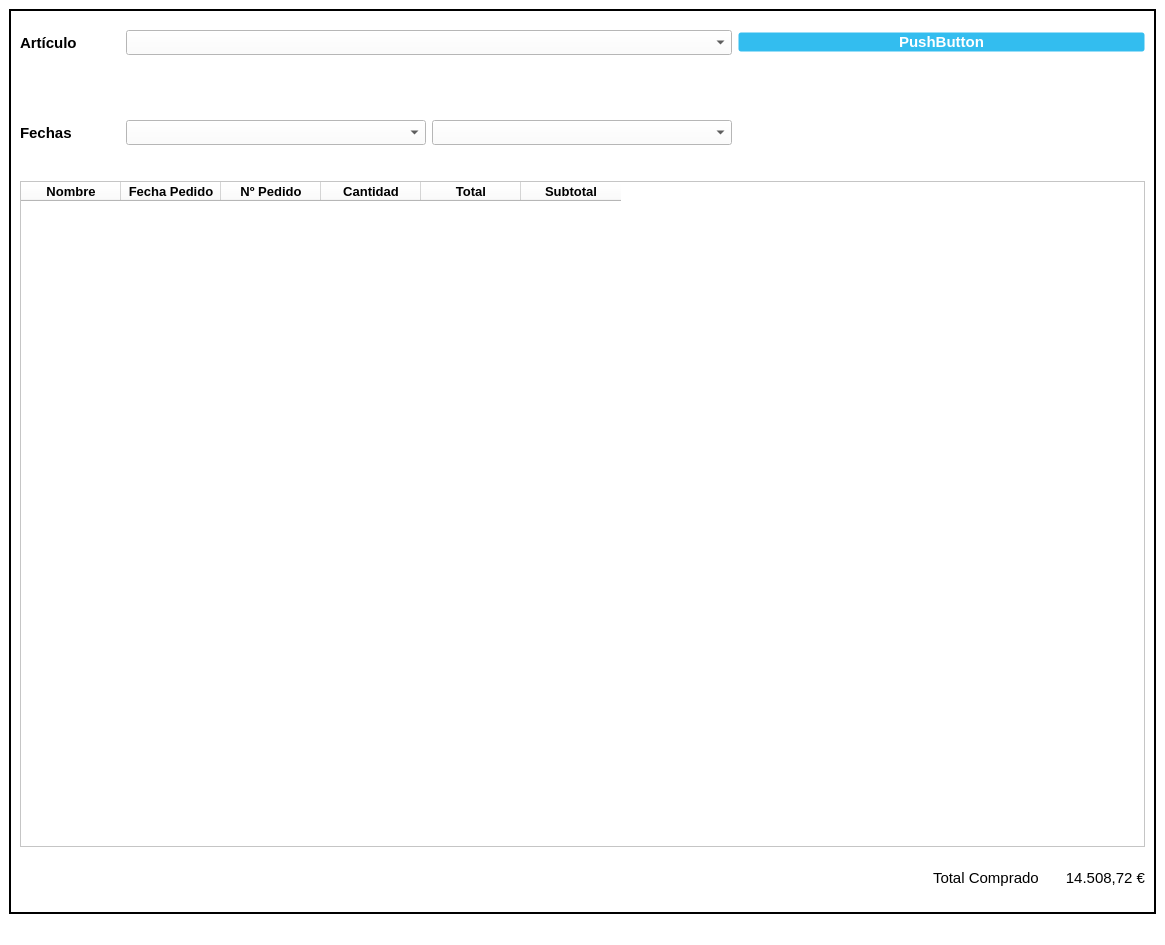
<?xml version="1.0" encoding="UTF-8"?>
<ui version="4.0">
 <class>ReportPurRefDate_Window</class>
 <widget class="QMainWindow" name="ReportPurRefDate_Window">
  <property name="geometry">
   <rect>
    <x>0</x>
    <y>0</y>
    <width>1165</width>
    <height>945</height>
   </rect>
  </property>
  <property name="minimumSize">
   <size>
    <width>1165</width>
    <height>945</height>
   </size>
  </property>
  <property name="windowTitle">
   <string>Resumen Cliente</string>
  </property>
  <property name="windowIcon">
   <iconset>
    <normaloff>//nas01/DATOS/Comunes/EIPSA-ERP/Resources/Iconos/icon.ico</normaloff>//nas01/DATOS/Comunes/EIPSA-ERP/Resources/Iconos/icon.ico</iconset>
  </property>
  <property name="styleSheet">
   <string notr="true">QWidget {
background-color: rgb(255, 255, 255);
}

.QFrame {
	border: 2px solid black;
}

QPushButton {
background-color: #33bdef;
  border: 1px solid transparent;
  border-radius: 3px;
  color: #fff;
  font-family: -apple-system,system-ui,&quot;Segoe UI&quot;,&quot;Liberation Sans&quot;,sans-serif;
  font-size: 15px;
  font-weight: 800;
  line-height: 1.15385;
  margin: 0;
  outline: none;
  padding: 8px .8em;
  text-align: center;
  text-decoration: none;
  vertical-align: baseline;
  white-space: nowrap;
}

QPushButton:hover {
	background-color: #019ad2;
	border-color: rgb(0, 0, 0);
}

QPushButton:focus {
	background-color: #019ad2;
	border-color: rgb(0, 0, 0);
}

QPushButton:pressed {
	background-color: rgb(1, 140, 190);
	border-color: rgb(255, 255, 255)
}

QPushButton:focus:pressed {
    background-color: rgb(1, 140, 190);
    border-color: rgb(255, 255, 255);
}</string>
  </property>
  <widget class="QWidget" name="centralwidget">
   <layout class="QGridLayout" name="gridLayout">
    <item row="0" column="0">
     <widget class="QFrame" name="frame">
      <property name="minimumSize">
       <size>
        <width>1145</width>
        <height>860</height>
       </size>
      </property>
      <property name="frameShape">
       <enum>QFrame::StyledPanel</enum>
      </property>
      <property name="frameShadow">
       <enum>QFrame::Raised</enum>
      </property>
      <layout class="QGridLayout" name="gridLayout_2">
       <item row="3" column="0">
        <spacer name="vSpacer3">
         <property name="orientation">
          <enum>Qt::Vertical</enum>
         </property>
         <property name="sizeType">
          <enum>QSizePolicy::Fixed</enum>
         </property>
         <property name="sizeHint" stdset="0">
          <size>
           <width>20</width>
           <height>30</height>
          </size>
         </property>
        </spacer>
       </item>
       <item row="6" column="0">
        <layout class="QHBoxLayout" name="horizontalLayout">
         <item>
          <spacer name="horizontalSpacer">
           <property name="orientation">
            <enum>Qt::Horizontal</enum>
           </property>
           <property name="sizeHint" stdset="0">
            <size>
             <width>40</width>
             <height>20</height>
            </size>
           </property>
          </spacer>
         </item>
         <item>
          <widget class="QLabel" name="label_Total">
           <property name="minimumSize">
            <size>
             <width>0</width>
             <height>50</height>
            </size>
           </property>
           <property name="maximumSize">
            <size>
             <width>16777215</width>
             <height>50</height>
            </size>
           </property>
           <property name="font">
            <font>
             <pointsize>11</pointsize>
            </font>
           </property>
           <property name="text">
            <string>Total Comprado</string>
           </property>
          </widget>
         </item>
         <item>
          <widget class="QLabel" name="label_TotalValue">
           <property name="minimumSize">
            <size>
             <width>100</width>
             <height>50</height>
            </size>
           </property>
           <property name="maximumSize">
            <size>
             <width>100</width>
             <height>50</height>
            </size>
           </property>
           <property name="font">
            <font>
             <pointsize>11</pointsize>
            </font>
           </property>
           <property name="text">
            <string>14.508,72 €</string>
           </property>
           <property name="alignment">
            <set>Qt::AlignRight|Qt::AlignTrailing|Qt::AlignVCenter</set>
           </property>
          </widget>
         </item>
        </layout>
       </item>
       <item row="5" column="0">
        <widget class="QTableWidget" name="tableWidget">
         <column>
          <property name="text">
           <string>Nombre</string>
          </property>
          <property name="font">
           <font>
            <pointsize>10</pointsize>
            <bold>true</bold>
           </font>
          </property>
         </column>
         <column>
          <property name="text">
           <string>Fecha Pedido</string>
          </property>
          <property name="font">
           <font>
            <pointsize>10</pointsize>
            <bold>true</bold>
           </font>
          </property>
         </column>
         <column>
          <property name="text">
           <string>Nº Pedido</string>
          </property>
          <property name="font">
           <font>
            <pointsize>10</pointsize>
            <bold>true</bold>
           </font>
          </property>
         </column>
         <column>
          <property name="text">
           <string>Cantidad</string>
          </property>
          <property name="font">
           <font>
            <pointsize>10</pointsize>
            <bold>true</bold>
           </font>
          </property>
         </column>
         <column>
          <property name="text">
           <string>Total</string>
          </property>
          <property name="font">
           <font>
            <pointsize>10</pointsize>
            <bold>true</bold>
           </font>
          </property>
         </column>
         <column>
          <property name="text">
           <string>Subtotal</string>
          </property>
          <property name="font">
           <font>
            <pointsize>10</pointsize>
            <bold>true</bold>
           </font>
          </property>
         </column>
        </widget>
       </item>
       <item row="0" column="0">
        <spacer name="vSpacer1">
         <property name="orientation">
          <enum>Qt::Vertical</enum>
         </property>
         <property name="sizeType">
          <enum>QSizePolicy::Fixed</enum>
         </property>
         <property name="sizeHint" stdset="0">
          <size>
           <width>20</width>
           <height>10</height>
          </size>
         </property>
        </spacer>
       </item>
       <item row="2" column="0">
        <layout class="QGridLayout" name="gridLayout1">
         <property name="verticalSpacing">
          <number>50</number>
         </property>
         <item row="0" column="0">
          <widget class="QLabel" name="label_item">
           <property name="minimumSize">
            <size>
             <width>100</width>
             <height>25</height>
            </size>
           </property>
           <property name="maximumSize">
            <size>
             <width>100</width>
             <height>25</height>
            </size>
           </property>
           <property name="font">
            <font>
             <pointsize>11</pointsize>
             <bold>true</bold>
            </font>
           </property>
           <property name="text">
            <string>Artículo</string>
           </property>
          </widget>
         </item>
         <item row="0" column="1" colspan="2">
          <widget class="QComboBox" name="ItemName">
           <property name="minimumSize">
            <size>
             <width>0</width>
             <height>25</height>
            </size>
           </property>
           <property name="maximumSize">
            <size>
             <width>16777215</width>
             <height>25</height>
            </size>
           </property>
           <property name="font">
            <font>
             <pointsize>10</pointsize>
            </font>
           </property>
          </widget>
         </item>
         <item row="0" column="3">
          <widget class="QPushButton" name="pushButton">
           <property name="text">
            <string>PushButton</string>
           </property>
          </widget>
         </item>
         <item row="1" column="1">
          <spacer name="vSpacer2">
           <property name="orientation">
            <enum>Qt::Vertical</enum>
           </property>
           <property name="sizeType">
            <enum>QSizePolicy::Fixed</enum>
           </property>
           <property name="sizeHint" stdset="0">
            <size>
             <width>20</width>
             <height>15</height>
            </size>
           </property>
          </spacer>
         </item>
         <item row="2" column="0">
          <widget class="QLabel" name="label_dates">
           <property name="minimumSize">
            <size>
             <width>100</width>
             <height>25</height>
            </size>
           </property>
           <property name="maximumSize">
            <size>
             <width>100</width>
             <height>25</height>
            </size>
           </property>
           <property name="font">
            <font>
             <pointsize>11</pointsize>
             <bold>true</bold>
            </font>
           </property>
           <property name="text">
            <string>Fechas</string>
           </property>
          </widget>
         </item>
         <item row="2" column="1">
          <widget class="QComboBox" name="DateStart">
           <property name="minimumSize">
            <size>
             <width>150</width>
             <height>25</height>
            </size>
           </property>
           <property name="maximumSize">
            <size>
             <width>300</width>
             <height>25</height>
            </size>
           </property>
           <property name="font">
            <font>
             <pointsize>10</pointsize>
            </font>
           </property>
          </widget>
         </item>
         <item row="2" column="2">
          <widget class="QComboBox" name="DateEnd">
           <property name="minimumSize">
            <size>
             <width>150</width>
             <height>25</height>
            </size>
           </property>
           <property name="maximumSize">
            <size>
             <width>300</width>
             <height>25</height>
            </size>
           </property>
           <property name="font">
            <font>
             <pointsize>10</pointsize>
            </font>
           </property>
          </widget>
         </item>
        </layout>
       </item>
      </layout>
     </widget>
    </item>
   </layout>
  </widget>
  <widget class="QMenuBar" name="menubar">
   <property name="geometry">
    <rect>
     <x>0</x>
     <y>0</y>
     <width>1165</width>
     <height>22</height>
    </rect>
   </property>
  </widget>
  <widget class="QStatusBar" name="statusbar"/>
 </widget>
 <resources/>
 <connections/>
</ui>
